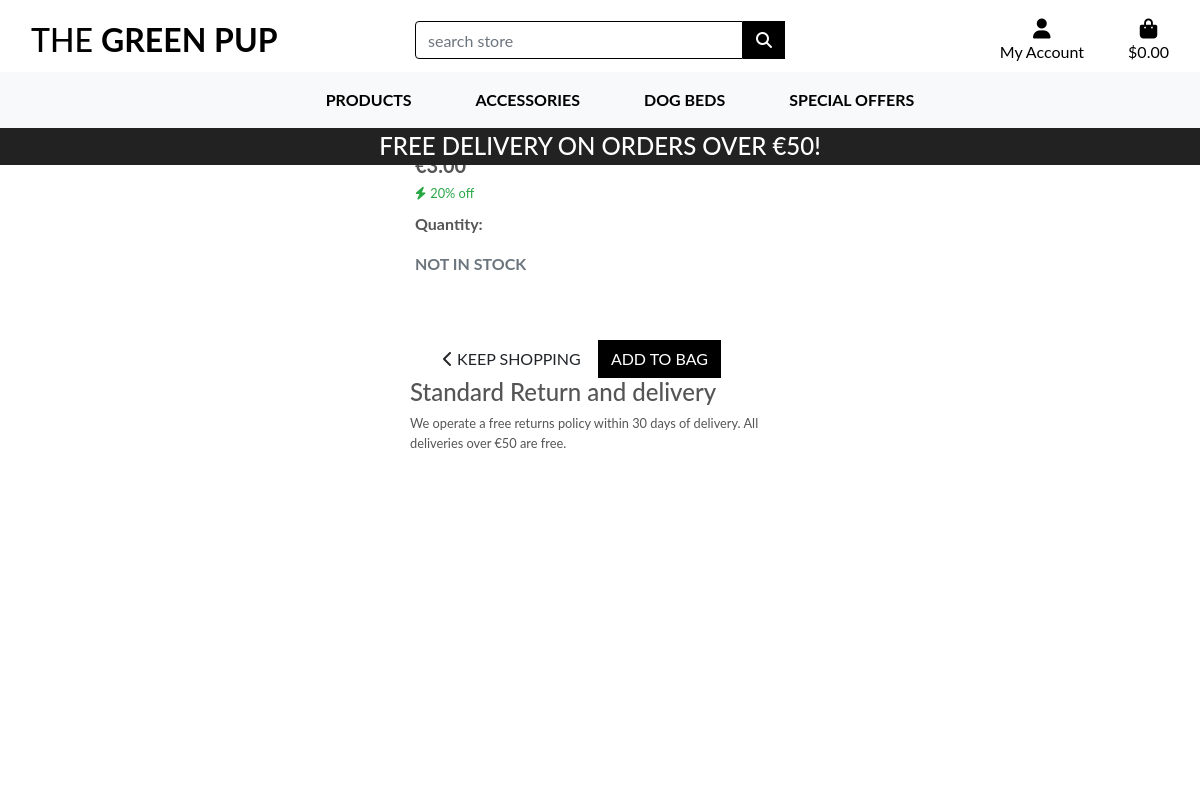
Before: /products/3/ with the older database file.
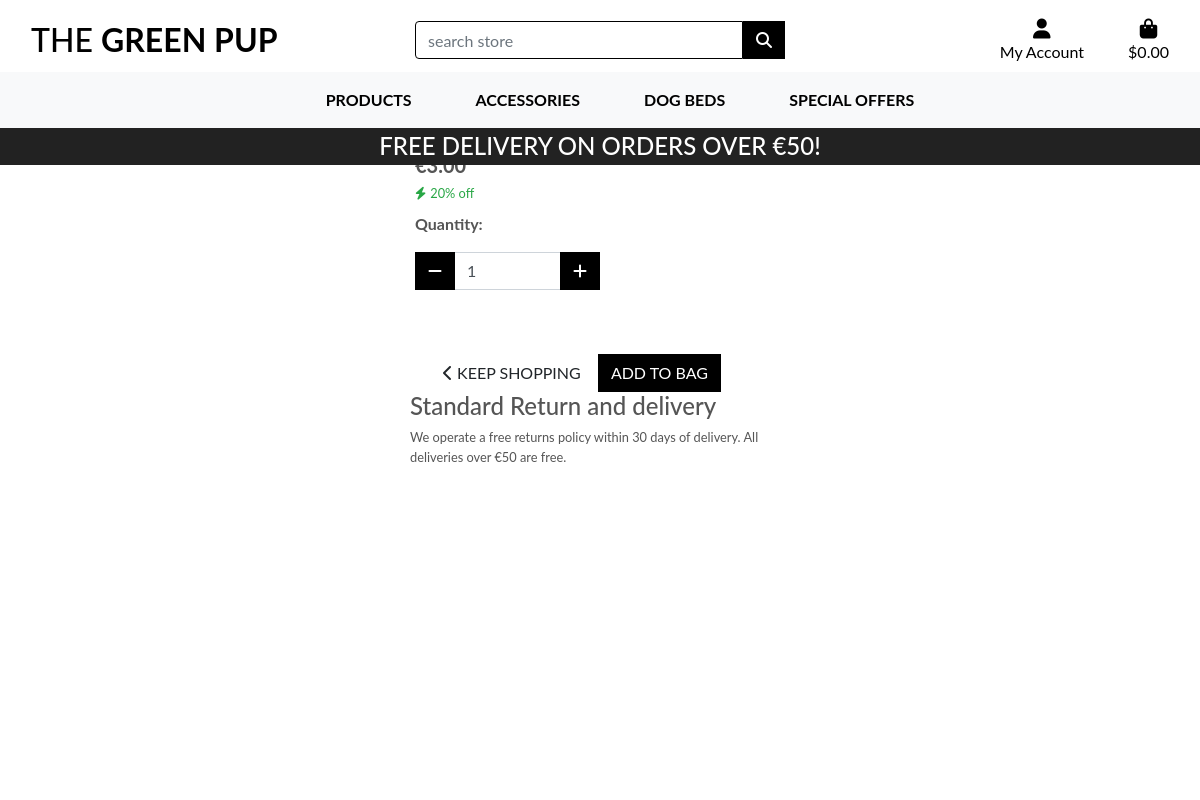
After: the same page with the newer database file.
### products/views.py (the view)
# urls.py: path('<int:product_id>/',views.product_detail_view,name="product-detail"),
def product_detail_view(request,product_id):
    product_item=get_object_or_404(Product,pk=product_id)
    context = {
        'product_item':product_item,
    }
    return render(request,'products/product-detail.html',context)

### bag/contexts.py (called while the page is built, shortened)
def bag_contents(request):
    bag_items=[]
    product_quantity=0
    total=0
    bag = request.session.get('bag',{})
    if total < settings.FREE_DELIVERY_THRESHOLD:
        delivery = total * Decimal(settings.STANDARD_DELIVERY_PERCENT)
        free_delivery_left = settings.FREE_DELIVERY_THRESHOLD - total
    else:
        delivery=0
        free_delivery_left=0
    grand_total = total + delivery
    context = {
        'bag_items':bag_items,
        'grand_total':grand_total,
        'product_quantity':product_quantity,
        'delivery':delivery,
        'free_delivery_left':free_delivery_left,
        'free_delivery_threshold':settings.FREE_DELIVERY_THRESHOLD,
    }
    return context

### products/templates/products/product-detail.html (shortened to what the changed rows need)
{% extends 'base.html' %}
{% load static %}
{% block content %}
    <div class="container-fluid">
        <div class="row">
            <div class="col-12 col-md-6 col-lg-4">
                <div class="product-details-container mb-5 mt-md-5">
                    <h2 class="mb-0">{{ product_item.name }}</h2>
                        <form class="form" action="{% url 'add_to_bag' product_item.id %}" method="POST">
                            <div class="form-row">
                                <div class="col-12">
                                    <div class="form-group w-50">
                                        <div class="input-group">
                                            {% if product_item.in_stock %}
                                            <div class="input-group-prepend">
                                                <button class="decrement-qty btn btn-black rounded-0"
                                                    data-item_id="{{ product_item.id }}" id="decrement-qty_{{ product_item.id }}">
                                                    <span class="icon">
                                                        <i class="fas fa-minus"></i>
                                                    </span>
                                                </button>
                                            </div>
                                            <input class="form-control qty_input" type="number"
                                                name="quantity" value="1" min="1" max="99"
                                                data-item_id="{{ product_item.id }}"
                                                id="id_qty_{{ product_item.id }}">
                                            <div class="input-group-append">
                                                <button class="increment-qty btn btn-black rounded-0"
                                                    data-item_id="{{ product_item.id }}" id="increment-qty_{{ product_item.id }}">
                                                    <span class="icon">
                                                        <i class="fas fa-plus"></i>
                                                    </span>
                                                </button>
                                            </div>
                                            {% else %}
                                            <br/><strong class="text-muted">NOT IN STOCK</strong>
                                            {% endif %}
                                        </div>
                                    </div>
                            </div>
                        </form>
                </div>
            </div>
        </div>
    </div>
{% endblock content %}

Changed rows visible on the page:
changed Product "Standard Return and delivery": in_stock False → True (drawn)
Other visible differences:
form field quantity: (not shown) → "1"
text no longer shown: "NOT IN STOCK"
